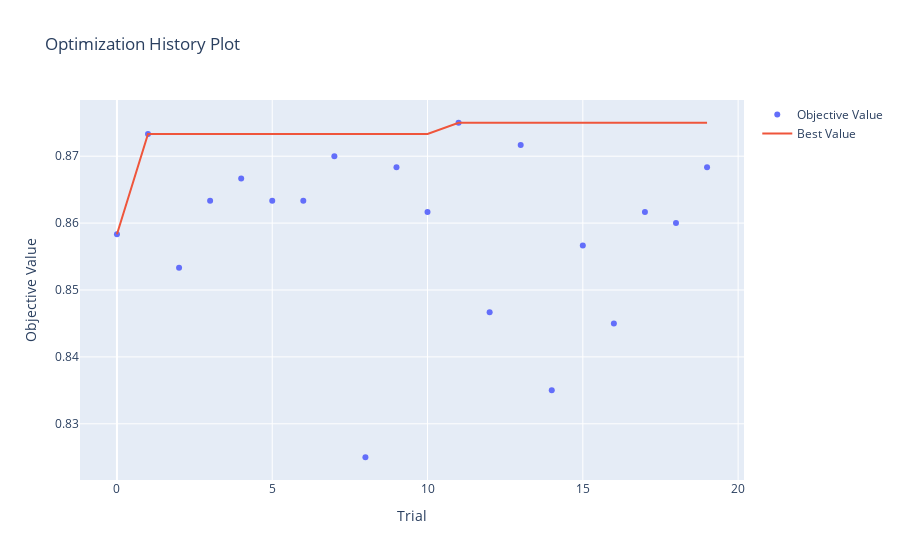

The cell this chart's notebook holds for it:
### Code cell
optuna.visualization.plot_optimization_history(study)

### Figure 1 — Plotly figure (JSON) as saved in the notebook; plotly's stock layout.template omitted (floating-point values rounded to 4 significant figures)
{"data": [{"mode": "markers", "name": "Objective Value", "type": "scatter", "x": [0, 1, 2, 3, 4, 5, 6, 7, 8, 9, 10, 11, 12, 13, 14, 15, 16, 17, 18, 19], "y": [0.8583, 0.8733, 0.8533, 0.8633, 0.8667, 0.8633, 0.8633, 0.87, 0.825, 0.8683, 0.8617, 0.875, 0.8467, 0.8717, 0.835, 0.8567, 0.845, 0.8617, 0.86, 0.8683]}, {"mode": "lines", "name": "Best Value", "type": "scatter", "x": [0, 1, 2, 3, 4, 5, 6, 7, 8, 9, 10, 11, 12, 13, 14, 15, 16, 17, 18, 19], "y": [0.8583, 0.8733, 0.8733, 0.8733, 0.8733, 0.8733, 0.8733, 0.8733, 0.8733, 0.8733, 0.8733, 0.875, 0.875, 0.875, 0.875, 0.875, 0.875, 0.875, 0.875, 0.875]}, {"marker": {"color": "#cccccc"}, "mode": "markers", "name": "Infeasible Trial", "showlegend": false, "type": "scatter", "x": [], "y": []}], "layout": {"title": {"text": "Optimization History Plot"}, "xaxis": {"title": {"text": "Trial"}}, "yaxis": {"title": {"text": "Objective Value"}}}}
